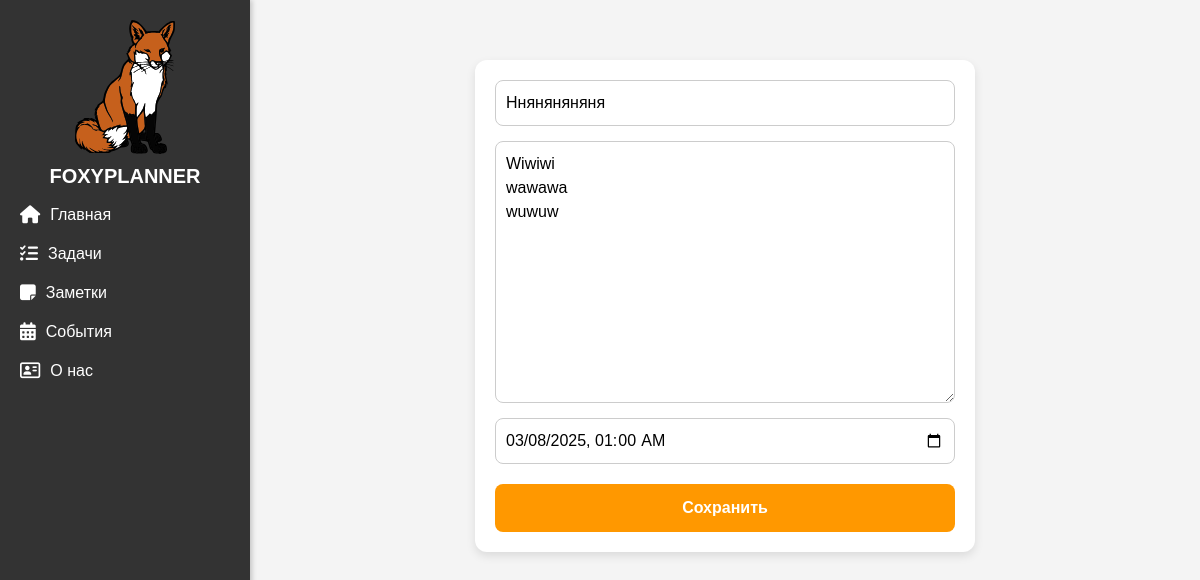
Page /events/6/update on the earlier database version.
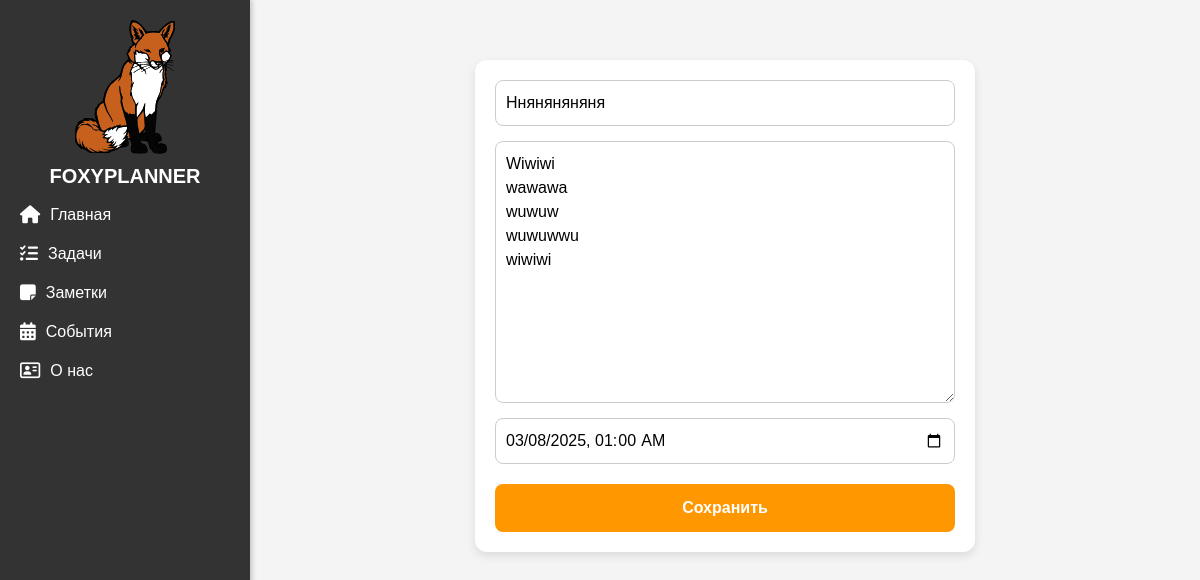
Same page on the later database version.
### events/models.py (models this page shows, shortened)
class Articles(models.Model):
    title = models.CharField(max_length=200, verbose_name="Название события")
    description = models.TextField(verbose_name="Полное описание")
    published_date = models.DateTimeField(verbose_name="Дата публикации")
    class Meta:
        verbose_name = "Событие"
        verbose_name_plural = "События"

### events/views.py (the view)
# urls.py: path('<int:pk>/update', views.EventUpdateView.as_view(), name = 'event_update'),
class EventUpdateView(UpdateView):
    model = Articles
    template_name = 'events/create_event.html'
    form_class = ArticleForm

### events/forms.py
class ArticleForm(ModelForm):
    class Meta:
        model = Articles
        fields = ['title', 'description', 'published_date']
        widgets = {
            'title': TextInput(attrs={'class': 'event-input', 'placeholder': 'Введите название события'}),
            'description': Textarea(attrs={'class': 'event-textarea', 'placeholder': 'Введите описание'}),
            'published_date': DateTimeInput(
                attrs={'class': 'event-input', 'type': 'datetime-local'},
                format='%Y-%m-%dT%H:%M'  # Исправляем формат даты и времени
            ),
        }

### events/templates/events/create_event.html (shortened to what this page needs)
{% extends 'main/layout.html'%}
{% block content %}
<div class="event-form-container">
    <form method="post" class="event-form">
        {{form.title}}
        {{form.description}}
        {{form.published_date}}
        <button type="submit" class="event-button">Сохранить</button>
    </form>
</div>
{% endblock %}

Differences in the rows shown:
changed Articles "Нняняняняня": description "Wiwiwi wawawa wuwuw" → "Wiwiwi wawawa wuwuw wuwuwwu wiwiwi"
